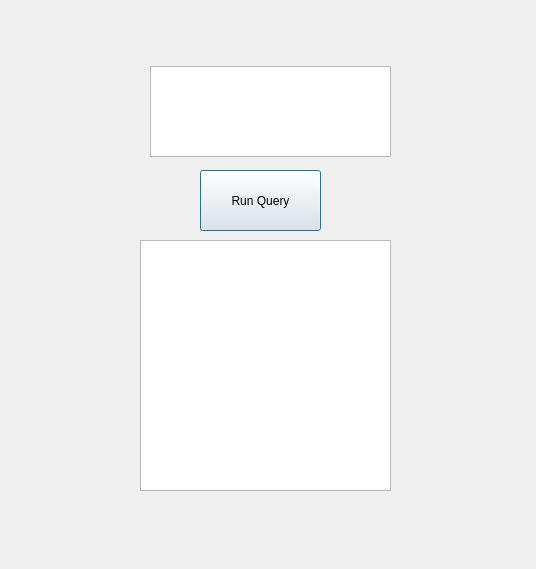
<?xml version="1.0" encoding="UTF-8"?>
<ui version="4.0">
 <class>ChatGISBotDialogBase</class>
 <widget class="QDialog" name="ChatGISBotDialogBase">
  <property name="geometry">
   <rect>
    <x>0</x>
    <y>0</y>
    <width>536</width>
    <height>569</height>
   </rect>
  </property>
  <property name="windowTitle">
   <string>ChatGISBot</string>
  </property>
  <widget class="QTextEdit" name="inputText">
   <property name="geometry">
    <rect>
     <x>150</x>
     <y>66</y>
     <width>241</width>
     <height>91</height>
    </rect>
   </property>
  </widget>
  <widget class="QPushButton" name="runButton">
   <property name="geometry">
    <rect>
     <x>200</x>
     <y>170</y>
     <width>121</width>
     <height>61</height>
    </rect>
   </property>
   <property name="text">
    <string>Run Query</string>
   </property>
  </widget>
  <widget class="QTextEdit" name="outputSQL">
   <property name="geometry">
    <rect>
     <x>140</x>
     <y>240</y>
     <width>251</width>
     <height>251</height>
    </rect>
   </property>
  </widget>
 </widget>
 <resources/>
 <connections/>
</ui>
